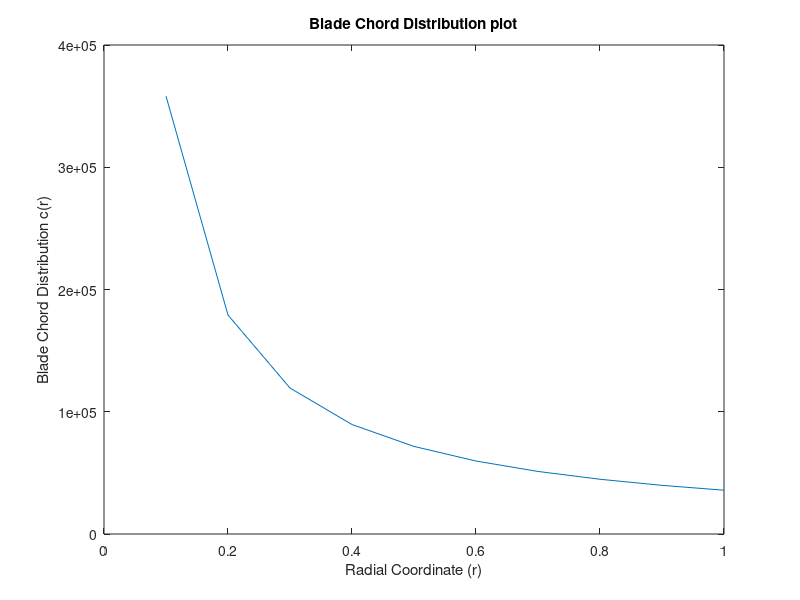

Write the MATLAB code that produced this figure.
%PHASE1_Group16 Wind Turbine

design_speed = 10; %m/s
TSR =3; %approximated to start with (must be between 3-8)
R=210; %mm
alpha_des=4.227; %deg
Cl_des= 1.146; %linearly approximated
B=2; %number of blades (left as standard to begin with)
A=pi*((R+15)*10^-3)^2 %area including the hub


omega = (TSR*design_speed)/(R*10^-3);

%optimum distribution

r=[0:0.1:1]; %radial 
cr_optimum=(16*pi*R^2)./(9*B*TSR*r*Cl_des);

plot(r,cr_optimum)
title('Blade Chord Distribution plot')
xlabel('Radial Coordinate (r)')
ylabel('Blade Chord Distribution c(r)')
